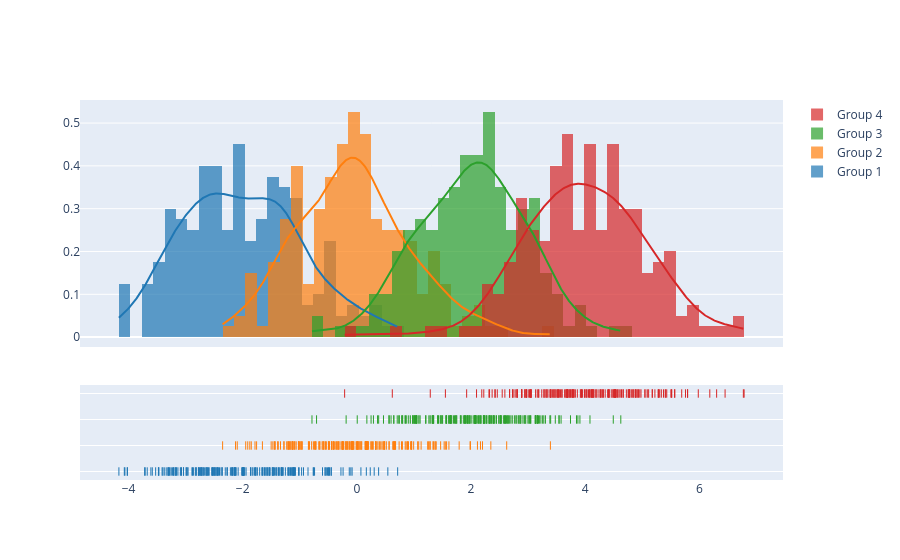

Notebook cell for this chart:
### Code cell
import plotly.figure_factory as ff

# Add histogram data
x1 = np.random.randn(200) - 2
x2 = np.random.randn(200)
x3 = np.random.randn(200) + 2
x4 = np.random.randn(200) + 4

# Group data together
hist_data = [x1, x2, x3, x4]

group_labels = ['Group 1', 'Group 2', 'Group 3', 'Group 4']

# Create distplot with custom bin_size
fig = ff.create_distplot(hist_data, group_labels, bin_size=.2)
fig.show()

### Figure 1 — Plotly figure (JSON) as saved in the notebook; plotly's stock layout.template omitted (floating-point values rounded to 4 significant figures; data arrays with more than 128 entries replaced by an {"elided": "..."} marker saying what was removed)
{"data": [{"autobinx": false, "histnorm": "probability density", "legendgroup": "Group 1", "marker": {"color": "rgb(31, 119, 180)"}, "name": "Group 1", "opacity": 0.7, "type": "histogram", "x": {"elided": "200 float values"}, "xaxis": "x", "xbins": {"end": 0.7147, "size": 0.2, "start": -4.168}, "yaxis": "y"}, {"autobinx": false, "histnorm": "probability density", "legendgroup": "Group 2", "marker": {"color": "rgb(255, 127, 14)"}, "name": "Group 2", "opacity": 0.7, "type": "histogram", "x": {"elided": "200 float values"}, "xaxis": "x", "xbins": {"end": 3.39, "size": 0.2, "start": -2.352}, "yaxis": "y"}, {"autobinx": false, "histnorm": "probability density", "legendgroup": "Group 3", "marker": {"color": "rgb(44, 160, 44)"}, "name": "Group 3", "opacity": 0.7, "type": "histogram", "x": {"elided": "200 float values"}, "xaxis": "x", "xbins": {"end": 4.623, "size": 0.2, "start": -0.7861}, "yaxis": "y"}, {"autobinx": false, "histnorm": "probability density", "legendgroup": "Group 4", "marker": {"color": "rgb(214, 39, 40)"}, "name": "Group 4", "opacity": 0.7, "type": "histogram", "x": {"elided": "200 float values"}, "xaxis": "x", "xbins": {"end": 6.783, "size": 0.2, "start": -0.2143}, "yaxis": "y"}, {"legendgroup": "Group 1", "marker": {"color": "rgb(31, 119, 180)"}, "mode": "lines", "name": "Group 1", "showlegend": false, "type": "scatter", "x": {"elided": "500 float values"}, "xaxis": "x", "y": {"elided": "500 float values"}, "yaxis": "y"}, {"legendgroup": "Group 2", "marker": {"color": "rgb(255, 127, 14)"}, "mode": "lines", "name": "Group 2", "showlegend": false, "type": "scatter", "x": {"elided": "500 float values"}, "xaxis": "x", "y": {"elided": "500 float values"}, "yaxis": "y"}, {"legendgroup": "Group 3", "marker": {"color": "rgb(44, 160, 44)"}, "mode": "lines", "name": "Group 3", "showlegend": false, "type": "scatter", "x": {"elided": "500 float values"}, "xaxis": "x", "y": {"elided": "500 float values"}, "yaxis": "y"}, {"legendgroup": "Group 4", "marker": {"color": "rgb(214, 39, 40)"}, "mode": "lines", "name": "Group 4", "showlegend": false, "type": "scatter", "x": {"elided": "500 float values"}, "xaxis": "x", "y": {"elided": "500 float values"}, "yaxis": "y"}, {"legendgroup": "Group 1", "marker": {"color": "rgb(31, 119, 180)", "symbol": "line-ns-open"}, "mode": "markers", "name": "Group 1", "showlegend": false, "type": "scatter", "x": {"elided": "200 float values"}, "xaxis": "x", "y": {"elided": "200 str values"}, "yaxis": "y2"}, {"legendgroup": "Group 2", "marker": {"color": "rgb(255, 127, 14)", "symbol": "line-ns-open"}, "mode": "markers", "name": "Group 2", "showlegend": false, "type": "scatter", "x": {"elided": "200 float values"}, "xaxis": "x", "y": {"elided": "200 str values"}, "yaxis": "y2"}, {"legendgroup": "Group 3", "marker": {"color": "rgb(44, 160, 44)", "symbol": "line-ns-open"}, "mode": "markers", "name": "Group 3", "showlegend": false, "type": "scatter", "x": {"elided": "200 float values"}, "xaxis": "x", "y": {"elided": "200 str values"}, "yaxis": "y2"}, {"legendgroup": "Group 4", "marker": {"color": "rgb(214, 39, 40)", "symbol": "line-ns-open"}, "mode": "markers", "name": "Group 4", "showlegend": false, "type": "scatter", "x": {"elided": "200 float values"}, "xaxis": "x", "y": {"elided": "200 str values"}, "yaxis": "y2"}], "layout": {"barmode": "overlay", "hovermode": "closest", "legend": {"traceorder": "reversed"}, "xaxis": {"anchor": "y2", "domain": [0.0, 1.0], "zeroline": false}, "yaxis": {"anchor": "free", "domain": [0.35, 1], "position": 0.0}, "yaxis2": {"anchor": "x", "domain": [0, 0.25], "dtick": 1, "showticklabels": false}}}
